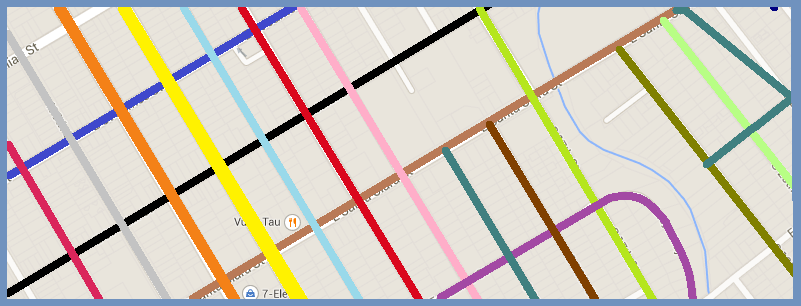
#> input picture testmap.png, 801 x 306 px
$ python map_plot.py   (Python 2 division)
#> lines starting #> are read from the running program, lines starting #| are printed output that depends on the picture
from PIL import Image
import matplotlib.pyplot as plt
import matplotlib.animation as animation
from sqlite3 import *
import sys
from random import *
import matplotlib.animation as animation
im = plt.imread('testmap.png')
#> im is the input picture: shape (306, 801, 3) float32; mean R, G, B 0.828, 0.802, 0.757
img = Image.open('testmap.png')
pix = img.load()
implot = plt.imshow(im)
x=[35,120,215,120,215,305,396,485,354,320,515,510,570]
y=[141,84,28,235,185,130,185,132,82,220,230,40,150]
plt.scatter(x,y)
bus1=[[38,145],[126,96],[-1,0],[220,37],[-1,0],[248,22],[309,125],[-1,0],[350,191],[315,215],[-1,0],[263,243],[226,179],[-1,0],[212,160],[64,246],[15,160],[38,145],[-1,0]]
bus2=[[126,92],[220,37],[-1,0],[248,22],[298,105],[341,81],[-1,0],[393,166],[315,211],[-1,0],[215,271],[112,100],[126,92],[-1,0]]
bus3=[[350,73],[472,4],[498,45],[-1,0],[523,88],[480,110],[490,130],[-1,0],[545,225],[520,237],[-1,0],[500,250],[436,140],[390,160],[340,80],[350,73],[-1,0]]
bus4=[[315,211],[305,217],[255,133],[350,70],[-1,0],[474,2],[498,45],[-1,0],[560,150],[-1,0],[590,195],[520,237],[-1,0],[460,270],[405,180],[-1,0],[395,165],[315,211],[-1,0]]
for i in range(len(x)):
    print i,' -> ',x[i],y[i]
for i in []:
    plt.scatter(i[0],i[1],marker='^')
plt.show()
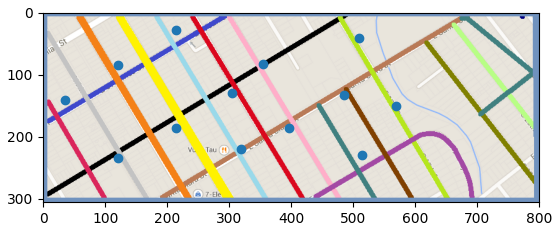
#> figure drawn by matplotlib, 1 panel


a=raw_input()
